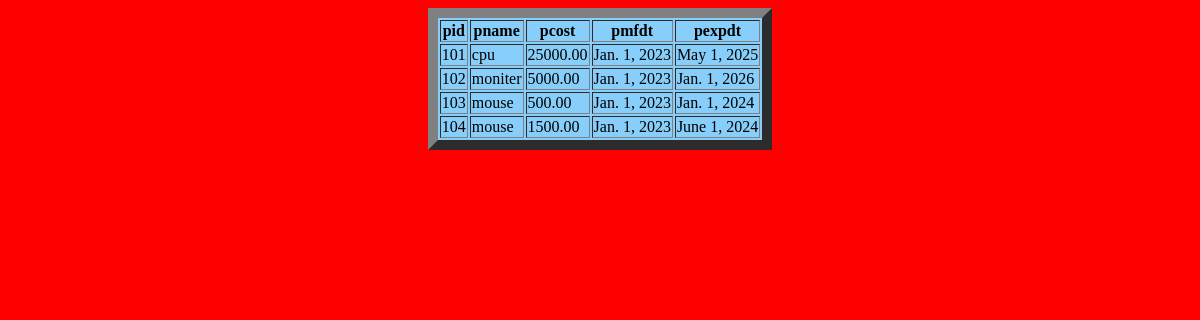
The app's page /rainbowapp/display, older data.
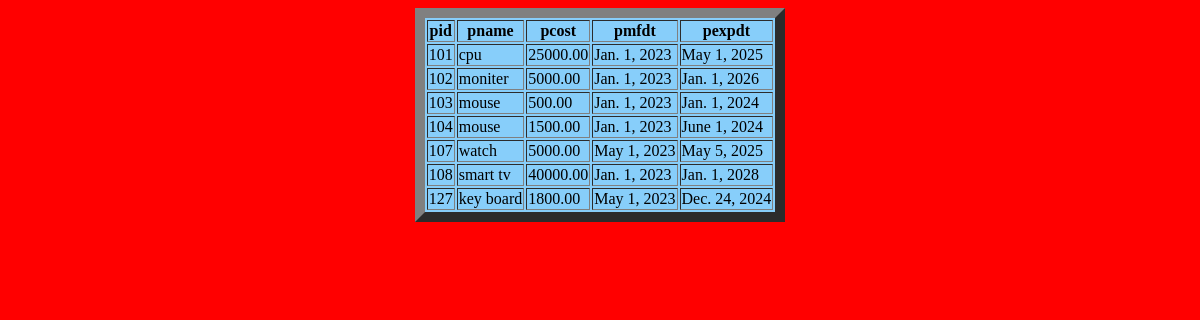
The same page, newer data.
### rainbowapp/models.py (models this page shows)
class Rainbow(models.Model):
    pid=models.IntegerField(primary_key=True)
    pname=models.CharField(max_length=20)
    pcost=models.DecimalField(max_digits=10,decimal_places=2)
    pmfdt=models.DateField()
    pexpdt=models.DateField()

### rainbowapp/views.py (the view)
# urls.py: path('rainbowapp/display',RainbowDispaly.as_view()),
class RainbowDispaly(View):
    def get(self,request):
        recs=Rainbow.objects.all()
        mydict={"records":recs}
        return render(request,'display.html',context=mydict)

### templates/display.html (shortened to what this page needs)
<!DOCTYPE html>
<html lang="en">
<head>
</head>
<body bgcolor="red">
<center>
<table bgcolor="lightskyblue" border="10">
    <tr><th>pid</th><th>pname</th><th>pcost</th><th>pmfdt</th><th>pexpdt</th></tr>
    {% for rec in records %}
        <tr>
        <td>{{ rec.pid }}</td>
        <td>{{ rec.pname }}</td>
        <td>{{ rec.pcost }}</td>
        <td>{{ rec.pmfdt }}</td>
        <td>{{ rec.pexpdt }}</td>
        </tr>
    {% endfor %}
</table>
</center>
</body>
</html>

Row changes from the older to the newer data that the page shows:
added Rainbow: pid "107", pname "watch", pcost "5000.00", pmfdt "May 1, 2023", pexpdt "May 5, 2025"
added Rainbow: pid "108", pname "smart tv", pcost "40000.00", pmfdt "Jan. 1, 2023", pexpdt "Jan. 1, 2028"
added Rainbow: pid "127", pname "key board", pcost "1800.00", pmfdt "May 1, 2023", pexpdt "Dec. 24, 2024"
